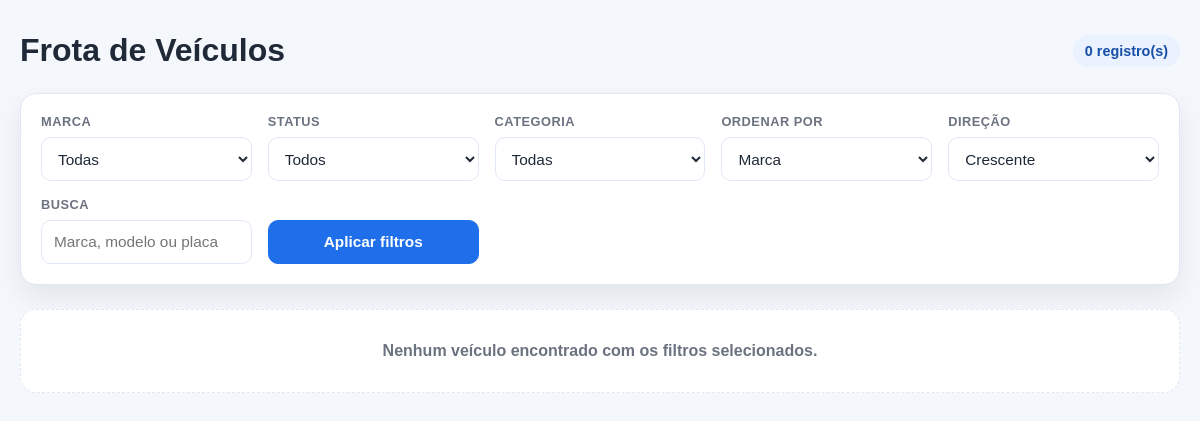
The app's page /frota/, older data.
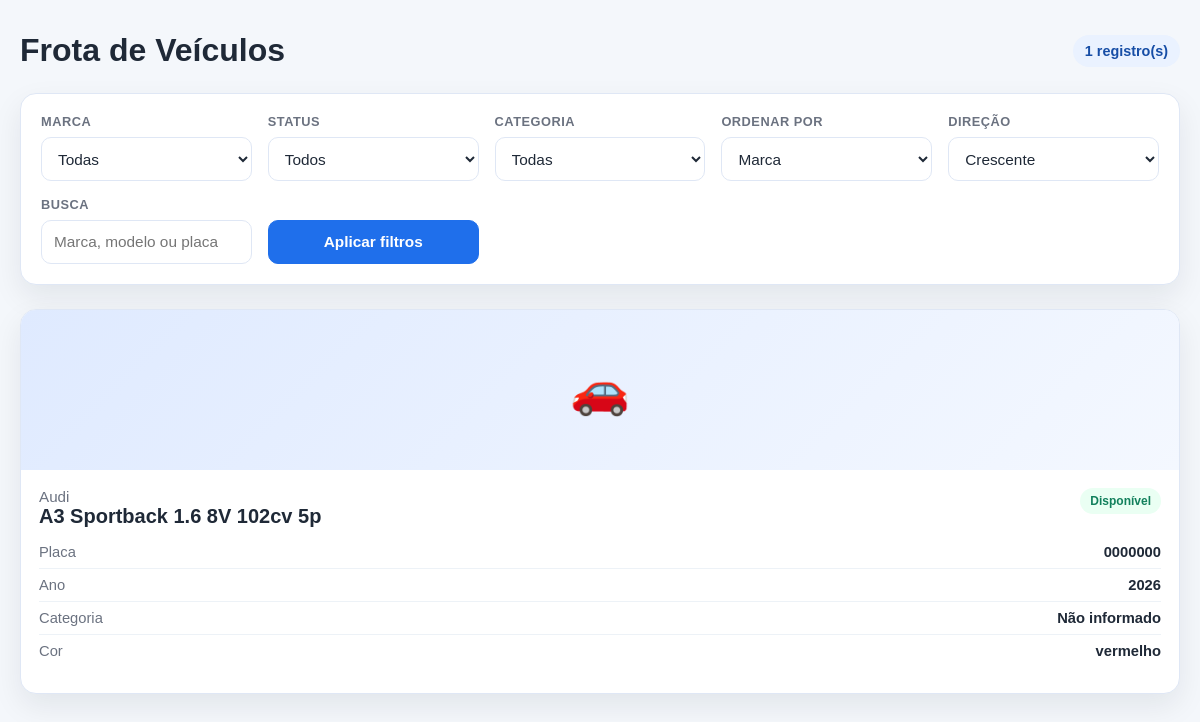
The same page, newer data.
### veiculos/models.py (models this page shows, shortened)
class Veiculo(models.Model):
    pk_id = models.AutoField(primary_key=True)
    st_placa = models.CharField(max_length=7, unique=True, verbose_name='Placa')
    fk_marca = models.ForeignKey('Marca', on_delete=models.PROTECT, verbose_name='Marca')
    fk_modelo = models.ForeignKey('Modelo', on_delete=models.PROTECT, verbose_name='Modelo')
    st_cor = models.CharField(max_length=20, verbose_name='Cor')
    dt_ano_fabricacao = models.DateField(verbose_name='Ano de Fabricação')
    dt_ano_modelo = models.DateField(verbose_name='Ano do Modelo')
    class Meta:
        db_table = 'tb_acheiobug_veiculo'

class Marca(models.Model):
    pk_id = models.AutoField(primary_key=True)
    st_nome = models.CharField(max_length=100, unique=True, verbose_name='Marca')
    class Meta:
        db_table = 'tb_acheiobug_marca'

class Modelo(models.Model):
    pk_id = models.AutoField(primary_key=True)
    st_nome = models.CharField(max_length=100, verbose_name='Modelo')
    fk_marca = models.ForeignKey('Marca', on_delete=models.PROTECT, verbose_name='Marca')
    class Meta:
        db_table = 'tb_acheiobug_modelo'
        constraints = [models.UniqueConstraint(fields=['st_nome', 'fk_marca'],name='unique_modelo_marca')]

### veiculos/views.py (the view)
# urls.py: path('frota/',include('veiculos.urls')),
def frota(request):
    veiculos = Veiculo.objects.select_related('fk_marca', 'fk_modelo')
    marca = request.GET.get('marca')
    if marca:
        veiculos = veiculos.filter(fk_marca__st_nome__iexact=marca)
    busca = request.GET.get('q')
    if busca:
        veiculos = veiculos.filter(
            Q(fk_marca__st_nome__icontains=busca)
            | Q(fk_modelo__st_nome__icontains=busca)
            | Q(st_placa__icontains=busca)
        )
    ordem = request.GET.get('ordem', 'marca')
    ordem_map = {
        'marca': 'fk_marca__st_nome',
        'modelo': 'fk_modelo__st_nome',
        'ano': 'dt_ano_fabricacao',
        'placa': 'st_placa',
    }
    campo_ordem = ordem_map.get(ordem, 'fk_marca__st_nome')
    direcao = request.GET.get('direcao', 'asc')
    if direcao == 'desc':
        veiculos = veiculos.order_by(f'-{campo_ordem}')
    else:
        veiculos = veiculos.order_by(campo_ordem)
    context = {
        'veiculos': veiculos,
        'marcas': Marca.objects.order_by('st_nome').values_list('st_nome', flat=True),
        'categorias': Categoria.objects.order_by('st_nome').values_list('st_nome', flat=True),
    }
    return render(request, 'veiculos/frota.html', context)

### templates/veiculos/frota.html (shortened to what this page needs)
{% load static %}
<!doctype html>
<html lang="pt-BR">
  <head>
    <link rel="stylesheet" href="{% static 'css/frota.css' %}" />
  </head>
  <body>
    <div class="container">
      <div class="header">
        <h1>Frota de Veículos</h1>
        <div class="badge">{{ veiculos|length }} registro(s)</div>
      </div>
      <section class="filters">
        <form class="filters-form" method="get">
          <div class="field">
            <label for="marca">Marca</label>
            <select id="marca" name="marca">
              <option value="">Todas</option>
            </select>
          </div>
          <div class="field">
            <label for="status">Status</label>
            <select id="status" name="status">
              <option value="">Todos</option>
            </select>
          </div>
          <div class="field">
            <label for="categoria">Categoria</label>
            <select id="categoria" name="categoria">
              <option value="">Todas</option>
            </select>
          </div>
          <div class="field">
            <label for="ordem">Ordenar por</label>
            <select id="ordem" name="ordem">
              <option
                value="marca"
                {%
                if
                request.GET.ordem=""
                ="marca"
                %}selected{%
                endif
                %}
              >
                Marca
              </option>
            </select>
          </div>
          <div class="field">
            <label for="direcao">Direção</label>
            <select id="direcao" name="direcao">
              <option
                value="asc"
                {%
                if
                request.GET.direcao=""
                ="asc"
                or
                not
                request.GET.direcao
                %}selected{%
                endif
                %}
              >
                Crescente
              </option>
            </select>
          </div>
          <div class="field">
            <label for="busca">Busca</label>
            <input
              type="text"
              id="busca"
              name="q"
              value="{{ request.GET.q|default:'' }}"
              placeholder="Marca, modelo ou placa"
            />
          </div>
          <div class="field">
            <button type="submit">Aplicar filtros</button>
          </div>
        </form>
      </section>
      {% if veiculos %}
      <section class="results">
        {% for veiculo in veiculos %}
        <article class="vehicle-card">
          <div class="vehicle-image">🚗</div>
          <div class="vehicle-body">
            <div class="title-row">
              <div>
                <p class="vehicle-brand">{{ veiculo.fk_marca.st_nome }}</p>
                <h2 class="vehicle-model">{{ veiculo.fk_modelo.st_nome }}</h2>
              </div>
              <span class="status disponivel">Disponível</span>
            </div>
            <ul class="details">
              <li><span>Placa</span><strong>{{ veiculo.st_placa }}</strong></li>
              <li>
                <span>Ano</span
                ><strong>{{ veiculo.dt_ano_fabricacao|date:'Y' }}</strong>
              </li>
              <li><span>Categoria</span><strong>Não informado</strong></li>
              <li>
                <span>Cor</span
                ><strong>{{ veiculo.st_cor|default:'Não informado' }}</strong>
              </li>
            </ul>
          </div>
        </article>
        {% endfor %}
      </section>
      {% else %}
      <div class="empty">
        Nenhum veículo encontrado com os filtros selecionados.
      </div>
      {% endif %}
    </div>
  </body>
</html>

### static/css/frota.css (style rules this page uses)
:root { --bg: #f4f7fb; --panel: #ffffff; --primary: #1f6feb; --primary-dark: #174ea6; --text: #1f2937; --muted: #6b7280; --border: #dfe7f5; --success: #12805c; --warning: #d97706; --shadow: 0 12px 30px rgba(15, 23, 42, 0.08); }
* { box-sizing: border-box; }
body { margin: 0; font-family: Arial, Helvetica, sans-serif; background: var(--bg); color: var(--text); }
.container { max-width: 1200px; margin: 32px auto; padding: 0 20px; }
.header { display: flex; justify-content: space-between; align-items: center; gap: 16px; margin-bottom: 24px; flex-wrap: wrap; }
.header h1 { margin: 0; font-size: 2rem; }
.badge { background: #eaf2ff; color: var(--primary-dark); padding: 8px 12px; border-radius: 999px; font-weight: 700; font-size: 0.9rem; }
.filters { background: var(--panel); border: 1px solid var(--border); border-radius: 16px; box-shadow: var(--shadow); padding: 20px; margin-bottom: 24px; }
.filters-form { display: grid; grid-template-columns: repeat(auto-fit, minmax(180px, 1fr)); gap: 16px; align-items: end; }
.field { display: flex; flex-direction: column; gap: 8px; }
.field label { font-size: 0.8rem; font-weight: 700; color: var(--muted); text-transform: uppercase; letter-spacing: 0.04em; }
.field input, .field select, .field button { height: 44px; border-radius: 10px; border: 1px solid var(--border); font-size: 0.96rem; padding: 0 12px; background: #fff; color: var(--text); }
.field button { background: var(--primary); border-color: var(--primary); color: #fff; font-weight: 700; cursor: pointer; transition: background 0.2s ease; }
.results { display: grid; grid-template-columns: repeat(auto-fit, minmax(280px, 1fr)); gap: 20px; }
.vehicle-card { background: var(--panel); border: 1px solid var(--border); border-radius: 16px; box-shadow: var(--shadow); overflow: hidden; }
.vehicle-image { background: linear-gradient(135deg, #dfeaff, #f4f8ff); height: 160px; display: flex; align-items: center; justify-content: center; font-size: 3rem; }
.vehicle-body { padding: 18px; }
.title-row { display: flex; justify-content: space-between; align-items: start; gap: 12px; margin-bottom: 10px; }
.vehicle-model { margin: 0; font-size: 1.25rem; }
.vehicle-brand { margin: 0; color: var(--muted); font-size: 0.95rem; }
.status { border-radius: 999px; padding: 6px 10px; font-size: 0.75rem; font-weight: 700; white-space: nowrap; }
.status.disponivel { background: #eafff3; color: var(--success); }
.details { list-style: none; padding: 0; margin: 16px 0; display: grid; gap: 8px; }
.details li { display: flex; justify-content: space-between; gap: 12px; border-bottom: 1px solid #edf2f7; padding-bottom: 8px; font-size: 0.92rem; }
.details li:last-child { border-bottom: none; padding-bottom: 0; }
.details span:first-child { color: var(--muted); }

Row changes from the older to the newer data that the page shows:
added Veiculo: fk_marca.st_nome "Audi", fk_modelo.st_nome "A3 Sportback 1.6 8V 102cv 5p", st_placa "0000000", dt_ano_fabricacao "2026", st_cor "vermelho"
Text that changed along with them:
{{ veiculos|length }}: "0" → "1"
text no longer shown: "Nenhum veículo encontrado com os filtros selecionados."
